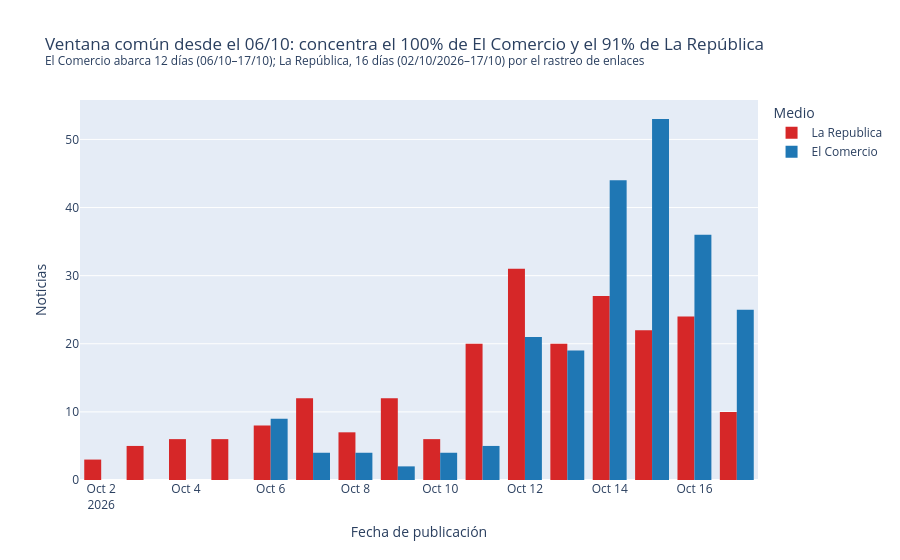

This figure's notebook cell:
### Code cell
rango = df.groupby("medio")["fecha_dt"].agg(["min", "max", "count"])
rango["dias"] = (rango["max"] - rango["min"]).dt.days + 1
ec, lr = rango.loc["El Comercio"], rango.loc["La Republica"]
inicio_comun = max(ec["min"], lr["min"])
en_ventana = (df["fecha_dt"] >= inicio_comun).groupby(df["medio"]).mean()

fig2 = px.histogram(
    df, x="fecha_dt", color="medio", barmode="group", color_discrete_map=COLORES_MEDIO,
    labels={"fecha_dt": "Fecha de publicación", "medio": "Medio"},
    title=(f"Ventana común desde el {inicio_comun:%d/%m}: concentra el {en_ventana['El Comercio']:.0%} de El Comercio "
           f"y el {en_ventana['La Republica']:.0%} de La República"
           f"<br><sup>El Comercio abarca {ec['dias']} días ({ec['min']:%d/%m}–{ec['max']:%d/%m}); "
           f"La República, {lr['dias']} días ({lr['min']:%d/%m/%Y}–{lr['max']:%d/%m}) por el rastreo de enlaces</sup>"),
)
fig2.update_layout(yaxis_title="Noticias")
fig2.show()
display(rango[["min", "max", "dias", "count"]])

### Figure 1 — Plotly figure (JSON) as saved in the notebook; plotly's stock layout.template omitted (floating-point values rounded to 4 significant figures; data arrays with more than 128 entries replaced by an {"elided": "..."} marker saying what was removed)
{"data": [{"alignmentgroup": "True", "bingroup": "x", "hovertemplate": "Medio=La Republica<br>Fecha de publicación=%{x}<br>count=%{y}<extra></extra>", "legendgroup": "La Republica", "marker": {"color": "#d62728", "pattern": {"shape": ""}}, "name": "La Republica", "offsetgroup": "La Republica", "orientation": "v", "showlegend": true, "type": "histogram", "x": {"elided": "219 str values"}, "xaxis": "x", "yaxis": "y"}, {"alignmentgroup": "True", "bingroup": "x", "hovertemplate": "Medio=El Comercio<br>Fecha de publicación=%{x}<br>count=%{y}<extra></extra>", "legendgroup": "El Comercio", "marker": {"color": "#1f77b4", "pattern": {"shape": ""}}, "name": "El Comercio", "offsetgroup": "El Comercio", "orientation": "v", "showlegend": true, "type": "histogram", "x": {"elided": "226 str values"}, "xaxis": "x", "yaxis": "y"}], "layout": {"barmode": "group", "legend": {"title": {"text": "Medio"}, "tracegroupgap": 0}, "title": {"text": "Ventana común desde el 06/10: concentra el 100% de El Comercio y el 91% de La República<br><sup>El Comercio abarca 12 días (06/10–17/10); La República, 16 días (02/10/2026–17/10) por el rastreo de enlaces</sup>"}, "xaxis": {"anchor": "y", "domain": [0.0, 1.0], "title": {"text": "Fecha de publicación"}}, "yaxis": {"anchor": "x", "domain": [0.0, 1.0], "title": {"text": "Noticias"}}}}
